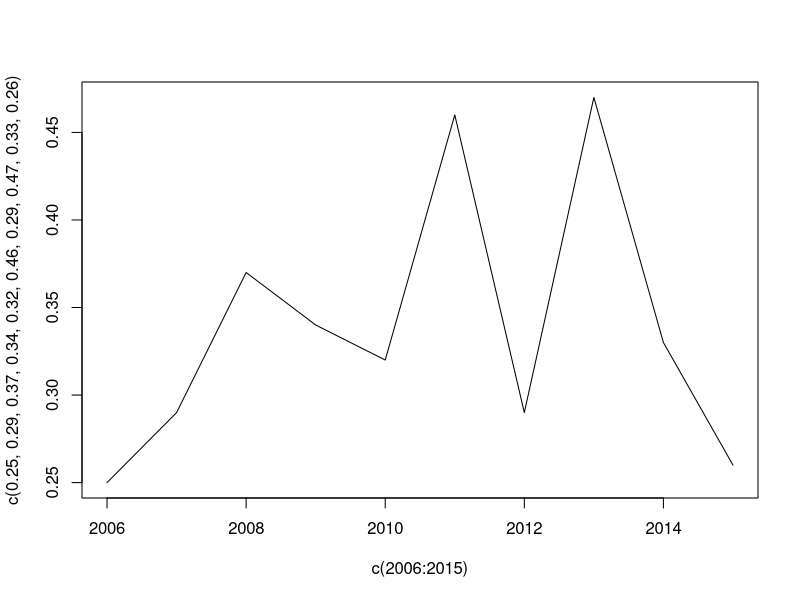

Write the R code that produced this figure.
init_growth<-function(dl = 1, n_ages = 10, first3ages = 1:3, first3lengths = c(15, 25, 32), Linf_est = 70, ageclassesvisible = TRUE){
    
      recl_firstguess <-
      recl_bounds <-
      recl_sd_firstguess <-
      recl_sd_bounds <-
      Linf_firstguess <-
      Linf_bounds <-
      k_firstguess <-
      k_bounds <-
      bbin_firstguess <-
      bbin_bounds <-
      mat_l50_firstguess<-
      mat_l50_bounds<-
        #make sure these do not return Inf
        #maturity
        1/(1+exp(-20*(c(1, 1.5, 1.7, 1.9, 2, 2.3)-1.8)))
      #suitability
      1/(1+exp(-25*(seq(1.3,2,0.05)-1.8)))
      #vb growth
      (3.2 - 2.5)*(1-exp(-0.001*266*1))
        
    suggestions<-list(rec_length = (first3lengths[1]),
                      rec_age = first3ages[1],
                      Linf
                      )
    
    
    print("Suggested starting values:")
    print(suggestions)
    print("Also remember to set the recruitment step for 1 less than the appearance of recruitment in length distributions.")
    return(suggestions)
}

plot(c(0.25, 0.29, 0.37, 0.34, 0.32, 0.46, 0.29, 0.47, 0.33, 0.26)~c(2006:2015), type = 'l')

plot_init_growth<-function(suggestions){
  
}


